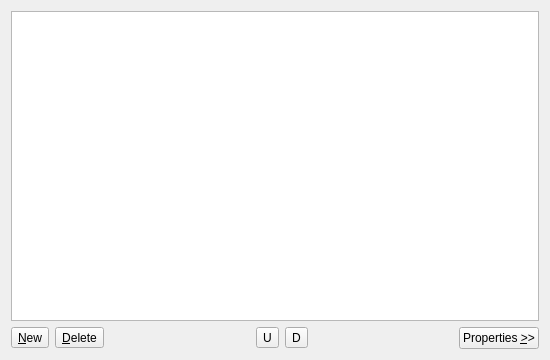
<ui version="4.0" >
 <comment>*********************************************************************
**
** Copyright (C) 2015 The Qt Company Ltd.
** Contact: http://www.qt.io/licensing/
**
** This file is part of the Qt Designer of the Qt Toolkit.
**
** $QT_BEGIN_LICENSE:LGPL$
** Commercial License Usage
** Licensees holding valid commercial Qt licenses may use this file in
** accordance with the commercial license agreement provided with the
** Software or, alternatively, in accordance with the terms contained in
** a written agreement between you and The Qt Company. For licensing terms
** and conditions see http://www.qt.io/terms-conditions. For further
** information use the contact form at http://www.qt.io/contact-us.
**
** GNU Lesser General Public License Usage
** Alternatively, this file may be used under the terms of the GNU Lesser
** General Public License version 2.1 or version 3 as published by the Free
** Software Foundation and appearing in the file LICENSE.LGPLv21 and
** LICENSE.LGPLv3 included in the packaging of this file. Please review the
** following information to ensure the GNU Lesser General Public License
** requirements will be met: https://www.gnu.org/licenses/lgpl.html and
** http://www.gnu.org/licenses/old-licenses/lgpl-2.1.html.
**
** As a special exception, The Qt Company gives you certain additional
** rights. These rights are described in The Qt Company LGPL Exception
** version 1.1, included in the file LGPL_EXCEPTION.txt in this package.
**
** GNU General Public License Usage
** Alternatively, this file may be used under the terms of the GNU
** General Public License version 3.0 as published by the Free Software
** Foundation and appearing in the file LICENSE.GPL included in the
** packaging of this file.  Please review the following information to
** ensure the GNU General Public License version 3.0 requirements will be
** met: http://www.gnu.org/copyleft/gpl.html.
**
** $QT_END_LICENSE$
**
*********************************************************************</comment>
 <class>qdesigner_internal::ItemListEditor</class>
 <widget class="QWidget" name="qdesigner_internal::ItemListEditor" >
  <property name="geometry" >
   <rect>
    <x>0</x>
    <y>0</y>
    <width>550</width>
    <height>360</height>
   </rect>
  </property>
  <property name="windowTitle" >
   <string/>
  </property>
  <layout class="QVBoxLayout" name="verticalLayout_2" >
   <item>
    <widget class="QWidget" native="1" name="widget" >
     <layout class="QVBoxLayout" name="verticalLayout" >
      <property name="margin" >
       <number>0</number>
      </property>
      <item>
       <widget class="QListWidget" name="listWidget" >
        <property name="enabled" >
         <bool>true</bool>
        </property>
        <property name="toolTip" >
         <string>Items List</string>
        </property>
       </widget>
      </item>
      <item>
       <layout class="QHBoxLayout" name="buttonsLayout" >
        <item>
         <widget class="QToolButton" name="newListItemButton" >
          <property name="toolTip" >
           <string>New Item</string>
          </property>
          <property name="text" >
           <string>&amp;New</string>
          </property>
         </widget>
        </item>
        <item>
         <widget class="QToolButton" name="deleteListItemButton" >
          <property name="toolTip" >
           <string>Delete Item</string>
          </property>
          <property name="text" >
           <string>&amp;Delete</string>
          </property>
         </widget>
        </item>
        <item>
         <spacer>
          <property name="orientation" >
           <enum>Qt::Horizontal</enum>
          </property>
          <property name="sizeHint" stdset="0" >
           <size>
            <width>16</width>
            <height>10</height>
           </size>
          </property>
         </spacer>
        </item>
        <item>
         <widget class="QToolButton" name="moveListItemUpButton" >
          <property name="toolTip" >
           <string>Move Item Up</string>
          </property>
          <property name="text" >
           <string>U</string>
          </property>
         </widget>
        </item>
        <item>
         <widget class="QToolButton" name="moveListItemDownButton" >
          <property name="toolTip" >
           <string>Move Item Down</string>
          </property>
          <property name="text" >
           <string>D</string>
          </property>
         </widget>
        </item>
        <item>
         <spacer name="horizontalSpacer" >
          <property name="orientation" >
           <enum>Qt::Horizontal</enum>
          </property>
          <property name="sizeHint" stdset="0" >
           <size>
            <width>40</width>
            <height>20</height>
           </size>
          </property>
         </spacer>
        </item>
        <item>
         <widget class="QPushButton" name="showPropertiesButton" >
          <property name="text" >
           <string>Properties &amp;>></string>
          </property>
         </widget>
        </item>
       </layout>
      </item>
     </layout>
    </widget>
   </item>
  </layout>
 </widget>
 <resources/>
 <connections/>
</ui>
